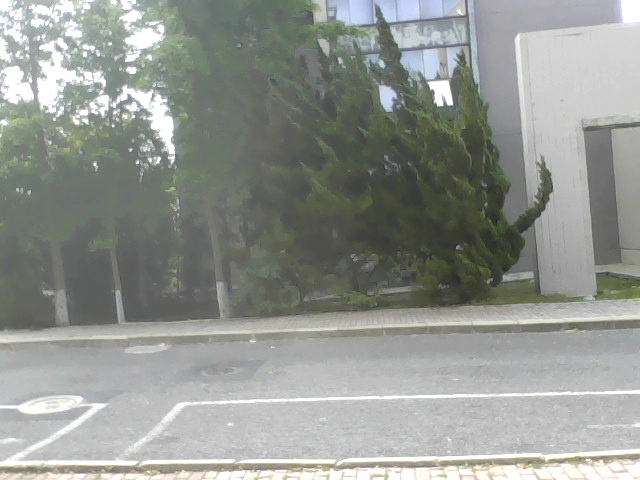
#> input picture Park-Detection-Model/images/parking_space101.jpg, 640 x 480 px; its folder holds only this picture in this run
$ python black_scale.py
#> lines starting #> are read from the running program, lines starting #| are printed output that depends on the picture; after the words box and inside, x2 and y2 are one past the last pixel; in counts of white or black regions, pixels touching at a corner belong together
import cv2
import os

def apply_binary_threshold(input_folder, output_folder, threshold=230):
    # Create the output folder if it doesn't exist
#> called with input_folder = 'images', output_folder = 'processed_images', threshold = 230
    if not os.path.exists(output_folder):
        os.makedirs(output_folder)

    # List all files in the input folder
    for filename in os.listdir(input_folder):
        if filename.lower().endswith(('.png', '.jpg', '.jpeg', '.bmp', '.tiff')):
            # Construct full file path
            file_path = os.path.join(input_folder, filename)
            # Read the image in grayscale mode
            image = cv2.imread(file_path, cv2.IMREAD_GRAYSCALE)
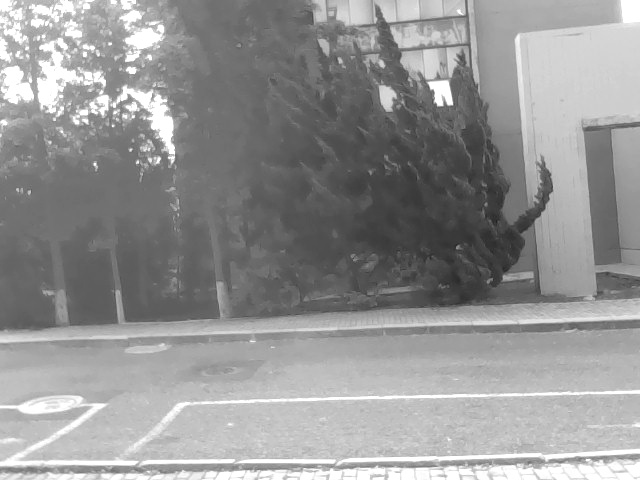
#> image: shape (480, 640); min 31, max 255, mean 148.7

            if image is None:
                print(f"Could not open or find the image {file_path}.")
                continue

            # Apply binary thresholding
            _, black_and_white_image = cv2.threshold(image, threshold, 255, cv2.THRESH_BINARY)
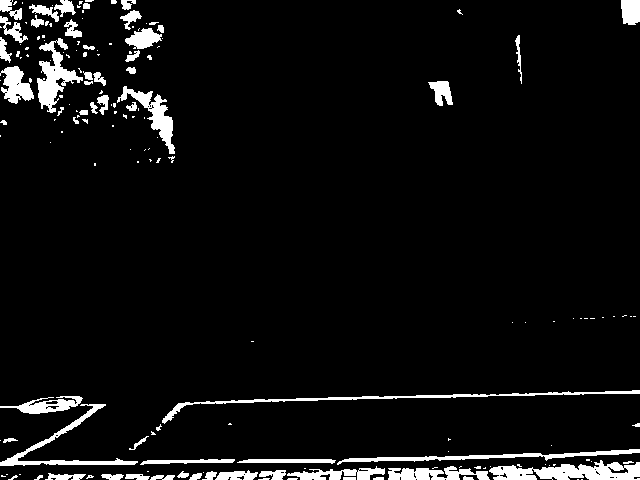
#> black_and_white_image: shape (480, 640); 5.7% white; 170 white regions (107 under 20 px), largest, box (x1, y1, x2, y2) and area: (489, 460, 640, 480) 1878, (162, 390, 640, 424) 1349, (37, 38, 83, 113) 1337

            # Construct the output file path
            output_file_path = os.path.join(output_folder, filename)
            # Save the processed image in the output folder
            cv2.imwrite(output_file_path, black_and_white_image)
            print(f"Processed and saved {output_file_path}")

# Specify the input and output folders
input_folder = 'images'
output_folder = 'processed_images'

# Apply binary threshold to all images in the input folder and save them in the output folder
apply_binary_threshold(input_folder, output_folder, threshold=230)

$ run again, on Park-Detection-Model/images/parking_space1042.jpg
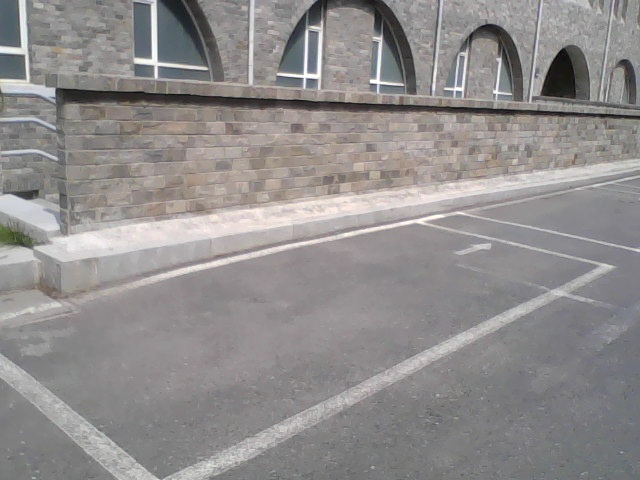
#> input picture Park-Detection-Model/images/parking_space1042.jpg, 640 x 480 px
#> in apply_binary_threshold, `_, black_and_white_image = cv2.threshold(image, threshold, 255, cv2.TH..`:
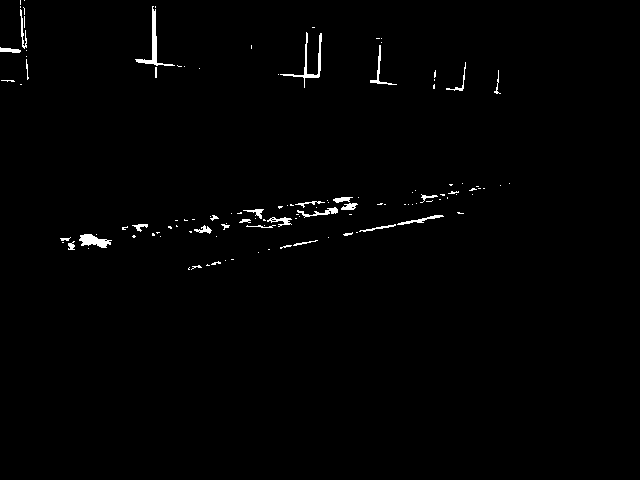
#> black_and_white_image: shape (480, 640); 0.96% white; 119 white regions (87 under 20 px), largest, box (x1, y1, x2, y2) and area: (135, 6, 175, 66) 350, (280, 32, 322, 88) 313, (79, 234, 112, 248) 265

$ run again, on Park-Detection-Model/images/parking_space1052.jpg
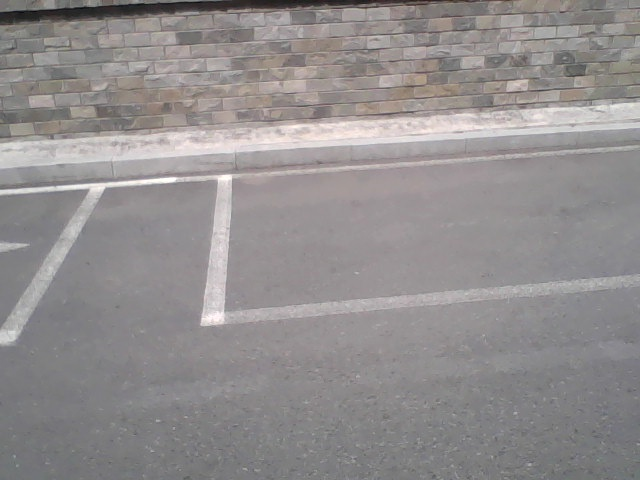
#> input picture Park-Detection-Model/images/parking_space1052.jpg, 640 x 480 px
#> in apply_binary_threshold, `_, black_and_white_image = cv2.threshold(image, threshold, 255, cv2.TH..`:
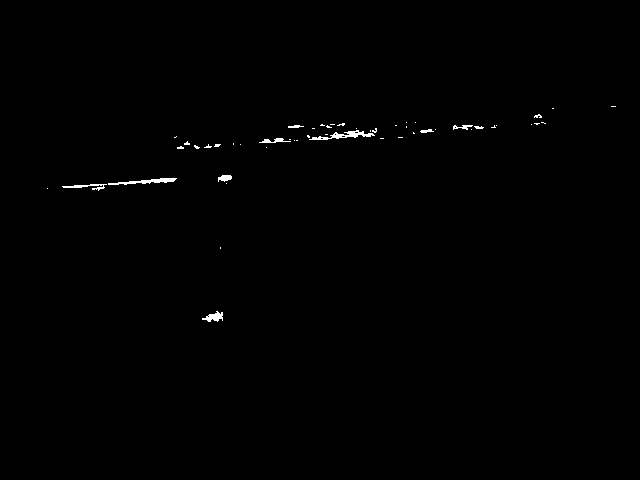
#> black_and_white_image: shape (480, 640); 0.4% white; 52 white regions (41 under 20 px), largest, box (x1, y1, x2, y2) and area: (309, 130, 375, 140) 241, (108, 178, 177, 185) 210, (202, 311, 223, 322) 126

$ run again, on Park-Detection-Model/images/parking_space1053.jpg
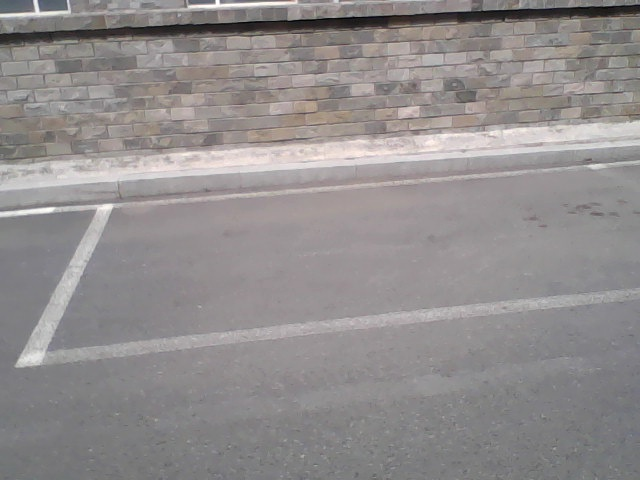
#> input picture Park-Detection-Model/images/parking_space1053.jpg, 640 x 480 px
#> in apply_binary_threshold, `_, black_and_white_image = cv2.threshold(image, threshold, 255, cv2.TH..`:
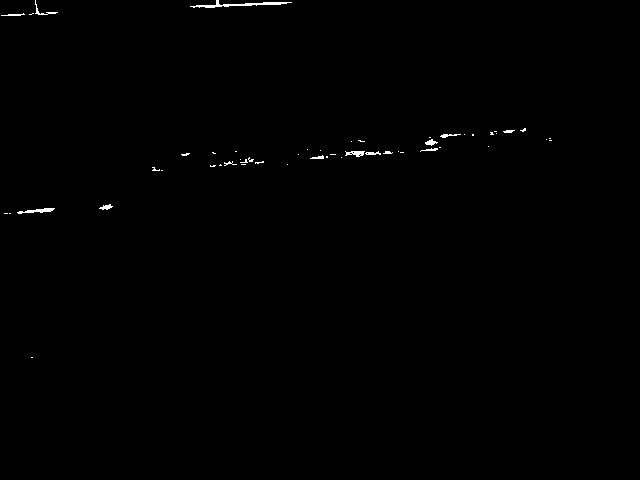
#> black_and_white_image: shape (480, 640); 0.34% white in thin lines or dots, all inside (x1, y1, x2, y2) = (1, 0, 552, 358)

$ run again, on Park-Detection-Model/images/parking_space1013.jpg
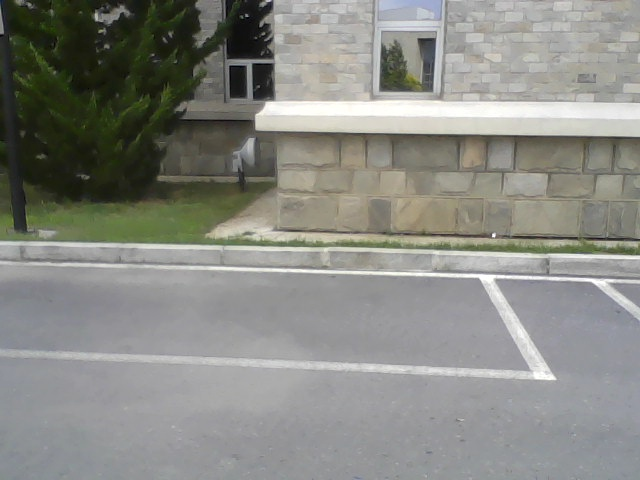
#> input picture Park-Detection-Model/images/parking_space1013.jpg, 640 x 480 px
#> in apply_binary_threshold, `image = cv2.imread(file_path, cv2.IMREAD_GRAYSCALE)`:
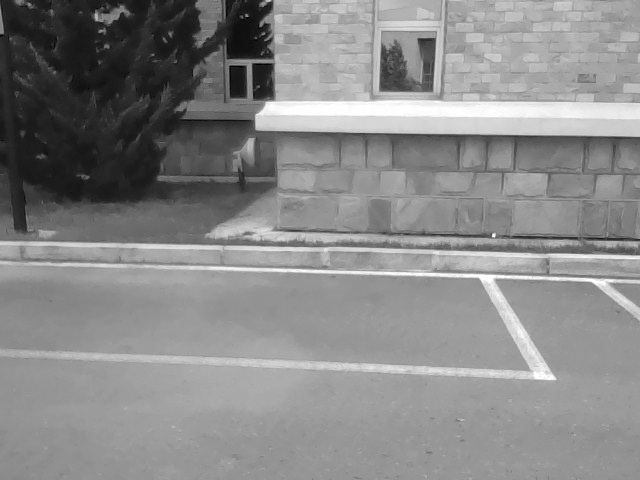
#> image: shape (480, 640); min 0, max 255, mean 136.8
#> in apply_binary_threshold, `_, black_and_white_image = cv2.threshold(image, threshold, 255, cv2.TH..`:
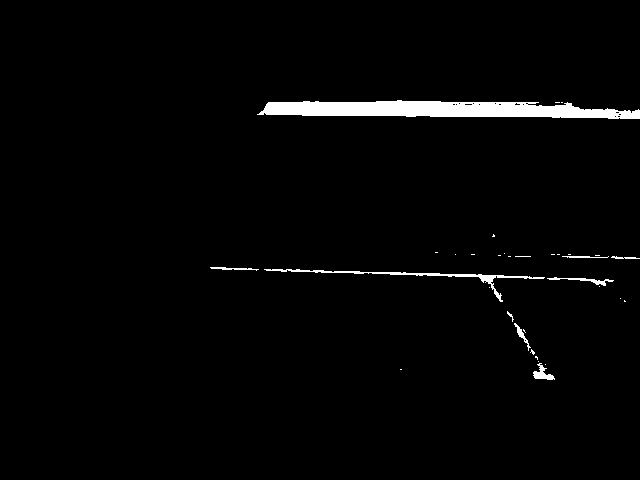
#> black_and_white_image: shape (480, 640); 2.1% white; 33 white regions (24 under 20 px), largest, box (x1, y1, x2, y2) and area: (257, 100, 640, 119) 5001, (264, 269, 545, 302) 773, (533, 363, 555, 380) 168
